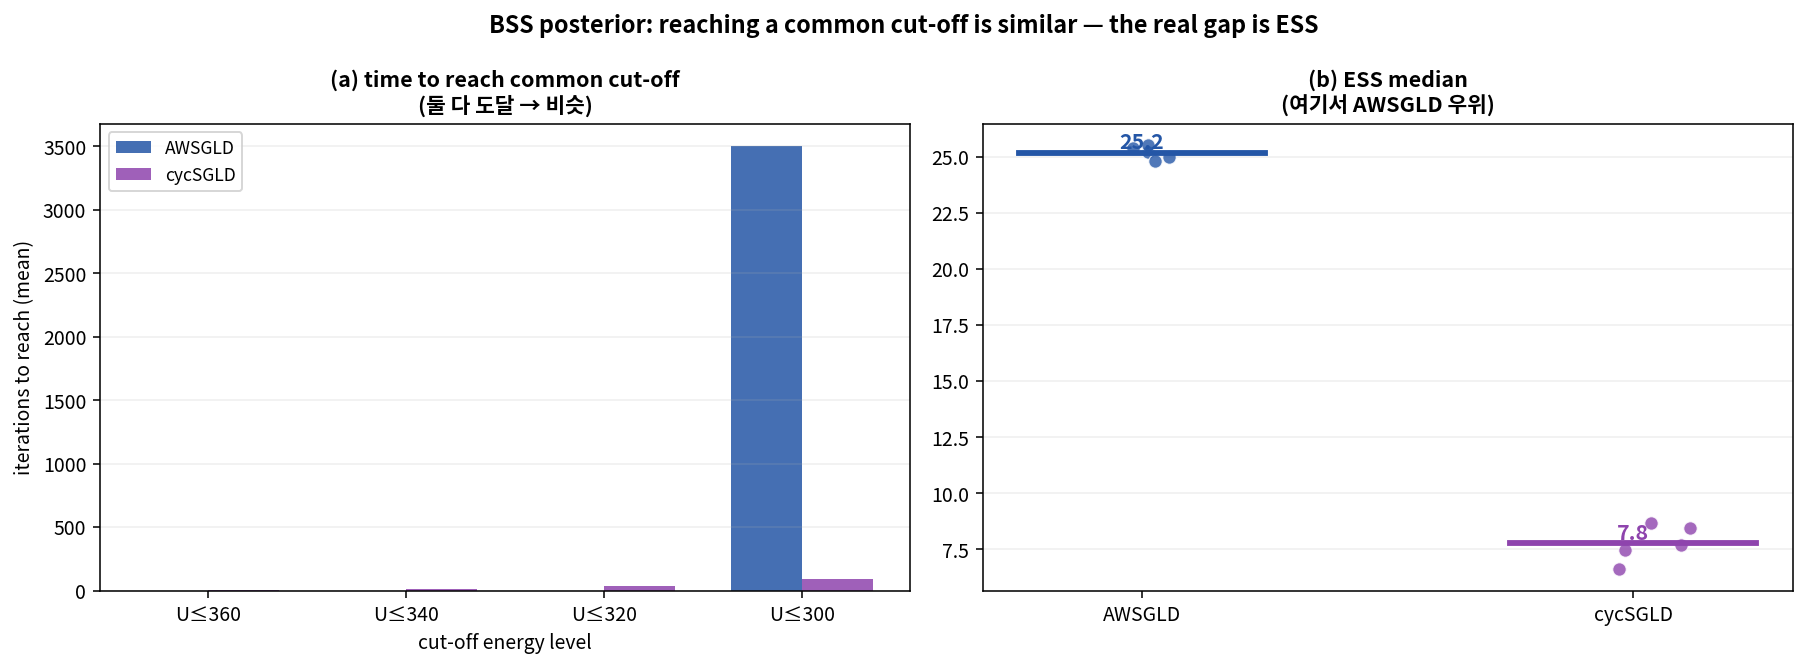

The Python source for this figure:
"""BSS: 공통 cut-off 에너지선 '도달 시간(first-passage)' + ESS 로 AWSGLD vs cycSGLD.

아이디어 (사용자 제안)
--------------------
Rastrigin 그림처럼 '가장 낮은 U'가 아니라 '목표 cut-off 에너지에 도달할 때까지'를 잰다.
bad init(μ_N)에서 출발해 에너지가 높은 상태 → 수렴 영역으로 내려오며 cut-off 선을 통과.
공통 cut-off 를 둘 다 통과하면 '도달'은 비슷 → 차이는 ESS(효율)에서 난다.

cut-off 는 한 값에 의존하지 않도록 여러 레벨(sweep)에서 도달 반복수를 함께 본다.
출력: reach_time_ess.png / .csv
"""
import os, sys, time, csv
import numpy as np
from scipy.stats import invgamma
import matplotlib; matplotlib.use("Agg")
import matplotlib.pyplot as plt
sys.path.insert(0, os.path.dirname(os.path.abspath(__file__)))
sys.path.insert(0, os.path.join(os.path.dirname(os.path.abspath(__file__)), "_archive"))
import energy_diagnostics as E
import keyphrase_functions_awsgld as kfa
from extra_metrics import ess_per_node

HERE = os.path.dirname(os.path.abspath(__file__))
T = 5000; BURN = 500; BATCH = 100; FLOOR = 1.0
M_REG = kfa.M_REGIONS; ZETA = kfa.ZETA; TAU = kfa.TAU; DECAY = kfa.DECAY_LR
CYC = 10
SEEDS = [0, 1, 2, 3, 4]
COL = {"AWSGLD": "#2456A6", "cycSGLD": "#8e44ad"}
CUTOFFS = [360, 340, 320, 300]     # 공통 목표 에너지선 sweep


def load(seed):
    d = np.load(os.path.join(HERE, f"data_seed{seed}.npz"))
    n = int(d["n_total"]); A = d["A"]; graph = {"n": n, "A": A, "D": np.diag(A.sum(1))}
    return graph, d["Y"].astype(float), d["B"], d["u_0"]


def run(method, ini, Y, B, u_0, a0, n, BtB, P, Lc):
    np.random.seed(0); theta = ini.copy(); ths = np.zeros((T, n)); alpha = a0
    aw = np.arange(1, M_REG + 1, dtype=float) / M_REG
    warm = min(100, max(10, T // 20)); es = []; emin = du = None; J = M_REG - 1
    use_aw = method == "AWSGLD"
    for t in range(T):
        C = (B @ (theta - u_0)) @ (B @ (theta - u_0))
        s2 = max(invgamma.rvs(n / 2 + 0.001, scale=C / 2 + 0.001), FLOOR)
        if method == "cycSGLD":
            cl = max(1, T // CYC); beta = (t % cl) / cl
            eps = 0.02 / 2.0 * (np.cos(np.pi * min(beta, 0.8)) + 1); tau_k = TAU if beta >= 0.8 else TAU / 1e4
        else:
            eps = 0.3 / ((t + 1) ** 0.6 + 10); tau_k = TAU
        U = kfa.posterior_energy(Y, alpha, theta, u_0, B, s2)
        bidx = np.random.choice(n, BATCH, replace=False) if BATCH < n else None
        gU = kfa.grad_posterior_energy(Y, alpha, theta, u_0, B, s2, batch_idx=bidx, BtB=BtB)
        gm = 1.0
        if use_aw:
            if t < warm:
                es.append(U)
                if t == warm - 1:
                    lo, hi = min(es), max(es); rg = max(hi - lo, 1.0)
                    emin = lo - 0.5 * rg; du = max((hi + 0.5 * rg - emin) / M_REG, 1e-8); es = None
            else:
                J = int(np.clip((U - emin) / du + 1, 1, M_REG - 1))
                gm = float(np.clip(1 + (ZETA * tau_k / du) * (np.log(aw[J] + 1e-12) - np.log(aw[J - 1] + 1e-12)), 0.1, 10.0))
        if use_aw:
            theta = theta - eps * gm * (P @ gU) + np.sqrt(2 * tau_k * eps) * (Lc @ np.random.randn(n))
        else:
            theta = theta - eps * gU + np.sqrt(2 * tau_k * eps) * np.random.randn(n)
        theta = np.clip(theta, -700, 700)
        if use_aw and t >= warm:
            dec = min(1.0, DECAY / ((t + 1) ** 0.75 + 1000)); cw = aw[J]
            aw[J:] = aw[J:] + dec * cw * (1 - aw[J:]); aw[:J] = aw[:J] - dec * cw * aw[:J]; aw = np.clip(aw, 1e-10, 1)
        ths[t] = theta; alpha = E.alpha_find(theta, Y, E.GRID)
    U_tr = E.energy_trace_common(ths, Y, B, u_0, a0)
    ess = float(np.nanmedian(ess_per_node(ths[BURN:])))
    return U_tr, ess


def first_passage(U_tr, cut):
    idx = np.where(U_tr <= cut)[0]
    return int(idx[0]) if len(idx) else None


def main():
    METHODS = ["AWSGLD", "cycSGLD"]
    reach = {m: {c: [] for c in CUTOFFS} for m in METHODS}
    ess = {m: [] for m in METHODS}
    t0 = time.time()
    print(f"cut-off 도달시간 + ESS | AWSGLD vs cycSGLD | seeds={SEEDS} | cutoffs={CUTOFFS}\n", flush=True)
    for s in SEEDS:
        graph, Y, B, u_0 = load(s); n = graph["n"]
        BtB = B.T @ B; ridge = 1e-6 * np.trace(BtB) / n
        P = np.linalg.solve(BtB + ridge * np.eye(n), np.eye(n)); P = 0.5 * (P + P.T)
        Lc = np.linalg.cholesky(P + 1e-10 * np.eye(n))
        a0 = E.alpha_find(u_0, Y, E.GRID); ini = np.full(n, float(E.MU_N))
        for m in METHODS:
            U_tr, e = run(m, ini, Y, B, u_0, a0, n, BtB, P, Lc)
            ess[m].append(e)
            for c in CUTOFFS:
                fp = first_passage(U_tr, c); reach[m][c].append(fp)
        pr = " | ".join(f"{m}: " + ",".join(str(reach[m][c][-1]) for c in CUTOFFS) + f" ESS={ess[m][-1]:.1f}" for m in METHODS)
        print(f"seed {s} | {pr}", flush=True)

    def mean_reach(m, c):
        v = [x for x in reach[m][c] if x is not None]
        return (np.mean(v), len(v)) if v else (None, 0)

    print("\n=== cut-off 별 평균 도달 반복수 (도달 seed수/5) ===")
    print(f"{'cutoff':>8} | " + " | ".join(f"{m:>18}" for m in METHODS))
    for c in CUTOFFS:
        cells = []
        for m in METHODS:
            mr, k = mean_reach(m, c)
            cells.append(f"{mr:.0f} ({k}/5)" if mr is not None else "미도달 (0/5)")
        print(f"{c:>8} | " + " | ".join(f"{c2:>18}" for c2 in cells))
    print(f"\nESS median | AWSGLD={np.mean(ess['AWSGLD']):.1f}  cycSGLD={np.mean(ess['cycSGLD']):.1f}  ({int(time.time()-t0)}s)")

    with open(os.path.join(HERE, "reach_time_ess.csv"), "w", newline="") as fh:
        w = csv.writer(fh); w.writerow(["method", "seed", "ess"] + [f"reach@{c}" for c in CUTOFFS])
        for m in METHODS:
            for i, s in enumerate(SEEDS):
                w.writerow([m, s, round(ess[m][i], 2)] + [reach[m][c][i] for c in CUTOFFS])

    # 그림: (a) cut-off별 도달 반복수 (그룹 막대), (b) ESS
    fig, axes = plt.subplots(1, 2, figsize=(13, 4.8))
    ax = axes[0]; x = np.arange(len(CUTOFFS)); wd = 0.36
    for j, m in enumerate(METHODS):
        means = [mean_reach(m, c)[0] or 0 for c in CUTOFFS]
        ax.bar(x + (j - 0.5) * wd, means, wd, color=COL[m], alpha=0.85, label=m)
    ax.set_xticks(x); ax.set_xticklabels([f"U≤{c}" for c in CUTOFFS])
    ax.set_xlabel("cut-off energy level"); ax.set_ylabel("iterations to reach (mean)")
    ax.set_title("(a) time to reach common cut-off\n(둘 다 도달 → 비슷)", fontsize=11, fontweight="bold")
    ax.legend(fontsize=9); ax.grid(axis="y", alpha=0.2)
    ax = axes[1]; rng = np.random.RandomState(0)
    for i, m in enumerate(METHODS):
        v = np.array(ess[m]); xs = i + (rng.rand(len(v)) - 0.5) * 0.25
        ax.scatter(xs, v, s=48, color=COL[m], alpha=0.8, edgecolor="white", lw=0.6, zorder=3)
        ax.plot([i - 0.25, i + 0.25], [v.mean()] * 2, color=COL[m], lw=3, zorder=4)
        ax.text(i, v.mean(), f"{v.mean():.1f}", ha="center", va="bottom", fontsize=11, color=COL[m], fontweight="bold")
    ax.set_xticks(range(len(METHODS))); ax.set_xticklabels(METHODS, fontsize=10)
    ax.set_title("(b) ESS median\n(여기서 AWSGLD 우위)", fontsize=11, fontweight="bold"); ax.grid(axis="y", alpha=0.2)
    fig.suptitle("BSS posterior: reaching a common cut-off is similar — the real gap is ESS",
                 fontsize=12, fontweight="bold")
    fig.tight_layout(); fig.savefig(os.path.join(HERE, "reach_time_ess.png"), dpi=140, bbox_inches="tight")
    print("저장: reach_time_ess.png, reach_time_ess.csv")


if __name__ == "__main__":
    main()
